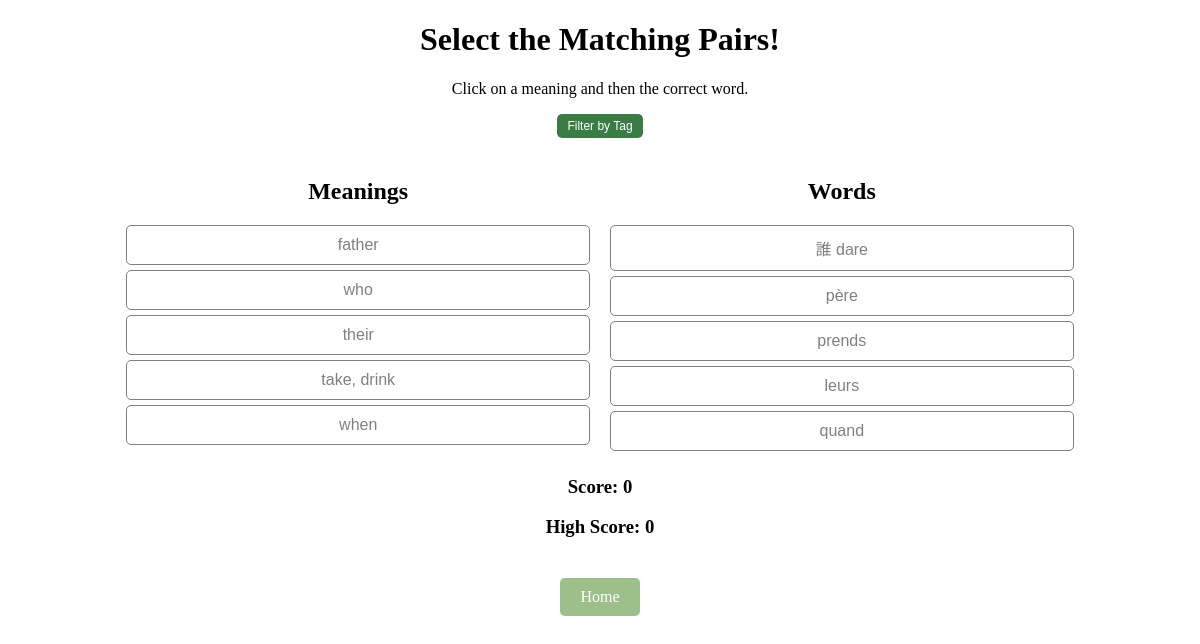
Screenshot of /game with the database file from the repository.
### tables this page shows
CREATE TABLE vocabulary (
                    id INTEGER PRIMARY KEY AUTOINCREMENT,
                    word TEXT NOT NULL,
                    meaning TEXT,
                    example TEXT,
                    translation TEXT,
                    tags TEXT);

### app.py (the view)
@app.route('/game')  # Register the route
def game():
    db = get_db()
    cursor = db.cursor()
    tags = get_all_tags()  # Get all available tags
    selected_tag = request.args.getlist('tags')# Get selected tags from request
    meanings, words, word_dict = get_game_data(selected_tag)  # Modify logic to apply filtering
    if selected_tag:
        tag_conditions = " OR ".join(f"tags LIKE '%{tag}%'" for tag in selected_tag)
        query = f"SELECT word, meaning, tags FROM vocabulary WHERE {tag_conditions}"
    else:
        query = "SELECT word, meaning, tags FROM vocabulary"  # Fetch all if no filter is applied
    cursor.execute(query)
    all_tags = cursor.fetchall()
    tag_count = {}  # Dictionary to store tag counts
    tag_set = set()
    selected_pairs = random.sample(list(word_dict.items()), min(5, len(word_dict)))
    words = [pair[0] for pair in selected_pairs]
    meanings = [pair[1] for pair in selected_pairs]
    random.shuffle(words)
    random.shuffle(meanings)
    for row in all_tags:
        if row["tags"]:
            tag_list = [tag.strip() for tag in row["tags"].split(",") if tag.strip()]
            for tag in tag_list:
                tag_set.add(tag)
                tag_count[tag] = tag_count.get(tag, 0) + 1  # Count occurrences
    return render_template('game.html',
                           tags=tags,
                           selected_tag=selected_tag,
                           meanings=meanings,
                           words=words,
                           word_dict=word_dict,
                           tag_count=tag_count)

### app.py (called while the page is built)
def get_db():
    conn = sqlite3.connect("database.db")
    conn.row_factory = sqlite3.Row  # Enables dictionary-like access
    return conn

@app.route('/get_all_tags')  # Fix incorrect route
def get_all_tags():
    conn = sqlite3.connect("database.db")
    conn.row_factory = sqlite3.Row
    cursor = conn.cursor()
    cursor.execute("SELECT tags FROM vocabulary")
    all_tags = cursor.fetchall()
    conn.close()
    tag_set = set()
    for row in all_tags:
        if row["tags"]:
            tag_list = [tag.strip() for tag in row["tags"].split(",") if tag.strip()]
            tag_set.update(tag_list)
    return sorted(tag_set)

def get_game_data(selected_tags=None):
    conn = sqlite3.connect("database.db")
    conn.row_factory = sqlite3.Row
    cursor = conn.cursor()
    query = "SELECT word, meaning FROM vocabulary"
    params = []
    if selected_tags:
        tag_conditions = " OR ".join(["tags LIKE ?" for _ in selected_tags])
        query += f" WHERE {tag_conditions}"
        params = [f"%{tag}%" for tag in selected_tags]
    cursor.execute(query, params)
    words_data = cursor.fetchall()
    conn.close()
    word_dict = {row["word"]: row["meaning"] for row in words_data}
    words = list(word_dict.keys())
    meanings = list(word_dict.values())
    random.shuffle(meanings)
    random.shuffle(words)
    return meanings, words, word_dict

### templates/game.html (shortened to what this page needs)
<!DOCTYPE html>
<html>
<head>
    <link rel="stylesheet" href="{{ url_for('static', filename='game.css') }}">
</head>
<body>
    <h1>Select the Matching Pairs!</h1>
    <p>Click on a meaning and then the correct word.</p>
    <button class="filter-btn" id="filterButton" type="button">Filter by Tag</button>
    <div class="game-container">
        <div class="column">
            <h2>Meanings</h2>
            <div id="meanings">
                {% for meaning in meanings %}
                    <button class="match-btn" data-type="meaning" data-value="{{ meaning }}">{{ meaning }}</button>
                {% endfor %}
            </div>
        </div>
        <div class="column">
            <h2>Words</h2>
            <div id="words">
                {% for word in words %}
                    <button class="match-btn" data-type="word" data-value="{{ word_dict[word] }}">{{ word }}</button>
                {% endfor %}
            </div>
        </div>
    </div>
    <h3 id="score">Score: 0</h3>
    <h3 id="highScore">High Score: 0</h3>
    <div class="home-container">
        <a href="/" class="home-btn">Home</a>
    </div>
</body>
</html>

### static/game.css (style rules this page uses)
h1, h3, p { text-align: center; }
.filter-btn { text-align: center; display: block; margin: 10px auto; background-color: #3A7D44; color: white; border: none; }
button { background-color: white; color: grey; border: 1px solid grey; padding: 5px 10px; cursor: pointer; font-size: 12px; border-radius: 5px; }
.game-container { display: flex; justify-content: space-between; width: 80%; margin: 20px auto; gap: 20px; }
.column { flex: 1; text-align: center; }
.match-btn { display: block; width: 100%; margin: 5px 0; padding: 10px; font-size: 16px; cursor: pointer; }
.home-container { text-align: center; margin-top: 40px; }
.home-btn { display: inline-block; padding: 10px 20px; font-size: 16px; background-color: #9DC08B; color: white; text-decoration: none; border-radius: 5px; cursor: pointer; }

### rows the page displays
vocabulary: meaning "father", word "père"
vocabulary: meaning "who", word "誰 dare"
vocabulary: meaning "their", word "leurs"
vocabulary: meaning "take, drink", word "prends"
vocabulary: meaning "when", word "quand"
